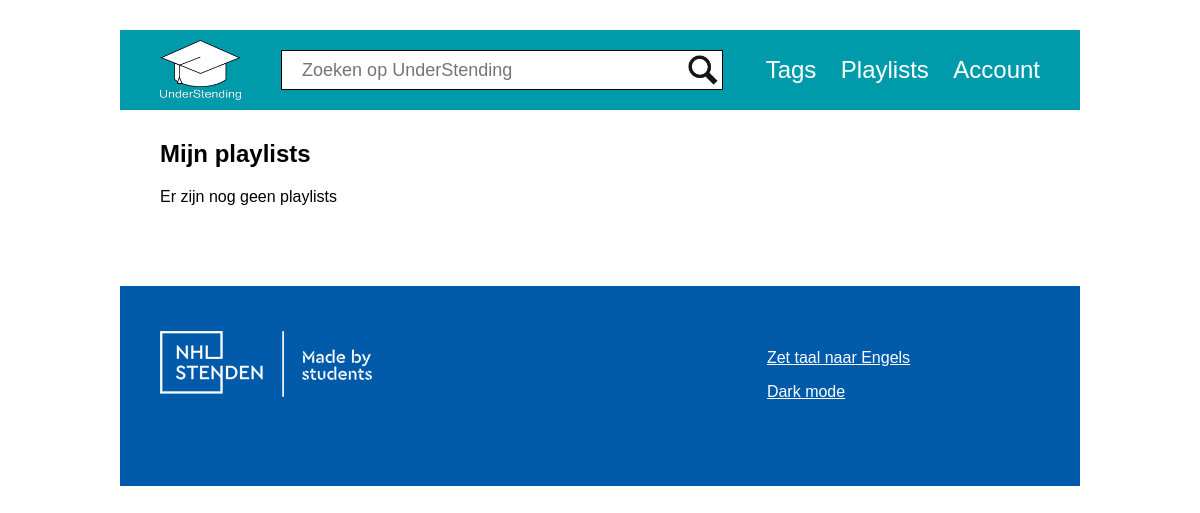
The app's page /playlists.php (signed in), older data.
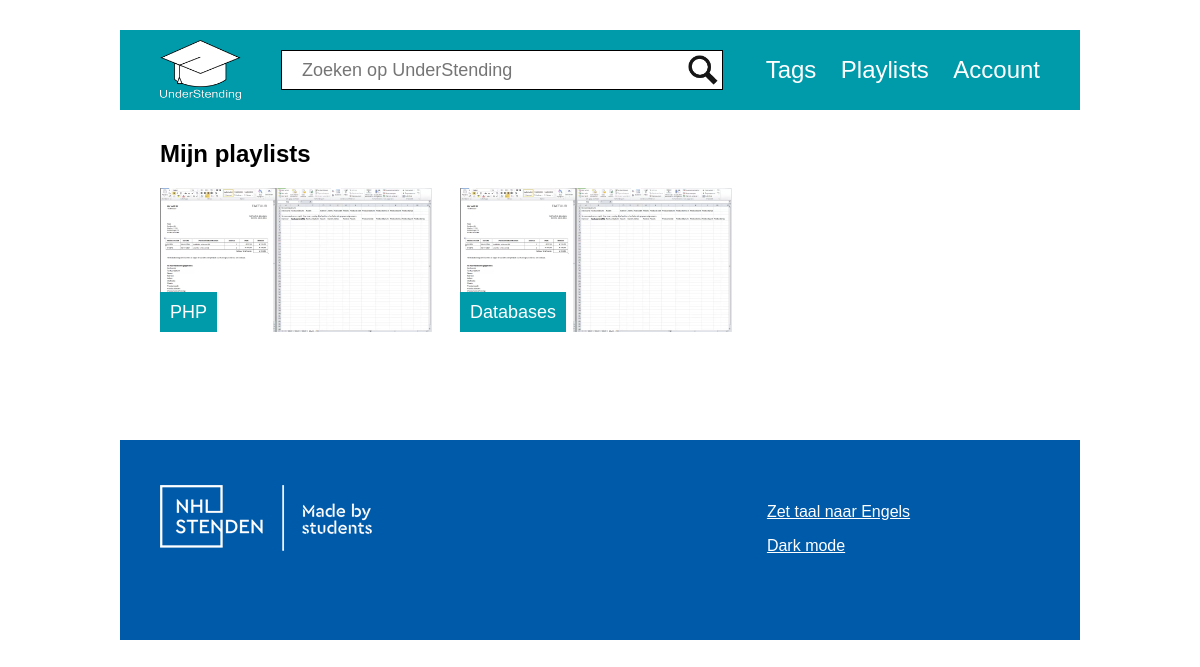
The same page, newer data.
### tables this page shows
CREATE TABLE `playlist` (
  `playlistID` int(8) NOT NULL,
  `userID` int(8) NOT NULL,
  `name` varchar(30) DEFAULT NULL
);

CREATE TABLE `video` (
  `videoID` int(11) NOT NULL,
  `uploader` int(11) NOT NULL,
  `title` varchar(50) DEFAULT NULL,
  `releaseDate` date DEFAULT NULL,
  `description` text DEFAULT NULL,
  `URL` varchar(36) DEFAULT NULL,
  `approved` tinyint(1) DEFAULT NULL,
  `thumbnail` varchar(36) NOT NULL,
  `thumbnailExtension` varchar(4) NOT NULL
);

### core/functions.php (called while the page is built, shortened)
<?php
function Fetch($query, $params = array(), $types = "")
{
	if (!$conn = mysqli_connect('localhost', 'root', '', 'understendingdb'))
	{
		return false;
	}
	else
	{
		if (!$stmt = mysqli_prepare($conn, $query))
		{
			return false;
		}
		else
		{
			if (!empty($types))
			{
				if (!mysqli_stmt_bind_param($stmt, $types, ...$params))
				{
					return false;
				}
			}
			if (!mysqli_stmt_execute($stmt))
			{
				return false;
			}
			else
			{
				$result = mysqli_stmt_get_result($stmt);
				return mysqli_fetch_all($result);
			}
		}
	}
}
function GetPlaylist($playlistId)
{
	$playlist = GetPlaylistById($playlistId);
	$playlistVideos = GetPlaylistVideosByPlaylist($playlistId);
	if ($playlist)
	{
		$getPlaylistResult = new GetPlaylistResult();
		$getPlaylistResult->playlistId = $playlist->playlistId;
		$getPlaylistResult->userId = $playlist->userId;
		$getPlaylistResult->name = $playlist->name;
		if (empty($playlistVideos))
		{
			$getPlaylistResult->thumbnailUrl = false;
		}
		else
		{
			$video = GetVideo($playlistVideos[0]->videoId);
			$getPlaylistResult->thumbnailUrl = $video->thumbnailUrl;
		}
		return $getPlaylistResult;
	}
	else
	{
		return false;
	}
}
function GetPlaylists($index, $limit)
{
	$playlists = GetPlaylistsFromDatabase($index, $limit);
	if (!$playlists)
	{
		return array();
	}
	else
	{
		$playlistsWithThumbnail = array();
		foreach ($playlists as $playlist)
		{
			$playlistsWithThumbnail[] = GetPlaylist($playlist->playlistId);
		}
		return $playlistsWithThumbnail;
	}
}
function GetPlaylistsFromDatabase($index, $limit)
{
	$result = Fetch("select * from playlist limit ?, ?", array($index, $limit), "ii");
	if ($result)
	{
		return ConvertResultToPlaylists($result);
	}
	else
	{
		return false;
	}
}
function GetPlaylistById($playlistId)
{
	$result = Fetch("select * from playlist where playlistid=?", array($playlistId), "i");
	if (!$result)
	{
		return false;
	}
	else
	{
		if (count($result) == 0)
		{
			return false;
		}
		else
		{
			return ConvertRowToPlaylist($result[0]);
		}
	}
}
function ConvertResultToPlaylists($result)
{
	$playlists = array();
	foreach ($result as $row)
	{
		$playlists[] = ConvertRowToPlaylist($row);
	}
	return $playlists;
}
function ConvertRowToPlaylist($row)
{
	$playlist = new Playlist();
	$playlist->playlistId = $row[0];
	$playlist->userId = $row[1];
	$playlist->name = $row[2];
	return $playlist;
}
function GetPlaylistVideosByPlaylist($playlistId)
{
	$playlistVideos = GetPlaylistVideosByPlaylistId($playlistId);
	if ($playlistVideos)
	{
		return $playlistVideos;
	}
	else
	{
		return array();
	}
}
function GetPlaylistVideosByPlaylistId($playlistId)
{
	$result = Fetch("select * from playlistvideo where playlistid=?", array($playlistId), "i");
	$playlistVideos = array();
	foreach ($result as $row)
	{
		$playlistVideo = new PlaylistVideo();
		$playlistVideo->videoId = $row[0];
		$playlistVideo->playlistId = $row[1];
		$playlistVideos[] = $playlistVideo;
	}
	return $playlistVideos;
}
function GetUserById($userId)
{
	$result = Fetch("select * from user where userid = ?", array($userId), "i");
	return ConvertRowToUser($result[0]);
}
function ConvertRowToUser($row)
{
	$user = new User();
	$user->userId = $row[0];
	$user->userTypeId = $row[1];
	$user->name = $row[2];
	$user->email = $row[3];
	$user->password = $row[4];
	$user->admin = $row[5];
	return $user;
}
function GetVideo($videoId)
{
	$video = GetVideoById($videoId);
	if ($video)
	{
		$user = GetUserById($video->uploader);
		$ratings = GetRatingsByVideoId($video->videoId);
		$averageRating = GetAverageRating($ratings);
		$thumbnailUrl = GetThumbnailUrl($video->thumbnailId, $video->thumbnailExtension);
		$videoUrl = GetVideoUrl($video->urlId);
		$videoResult = new GetVideoResult();
		$videoResult->videoId = $video->videoId;
		$videoResult->title = $video->title;
		$videoResult->description = $video->description;
		$videoResult->videoUrl = $videoUrl;
		$videoResult->thumbnailUrl = $thumbnailUrl;
		$videoResult->approved = $video->approved;
		$videoResult->rating = $averageRating;
		$videoResult->uploader = $user->userId;
		$videoResult->uploaderName = $user->name;
		return $videoResult;
	}
	else
	{
		return false;
	}
}
function GetAverageRating($ratings)
{
	if (empty($ratings))
	{
		return 0;
	}
	$ratingNumbers = array();
	return (array_sum($ratingNumbers) / count($ratingNumbers));
}
function GetVideoById($videoId)
{
	$result = Fetch("select * from video where videoid=?", array($videoId), "i");
	if ($result)
	{
		$row = $result[0];
		return ConvertRowToVideo($row);
	}
	else
	{
		return false;
	}
}
function GetRatingsByVideoId($videoId)
{
	$result = Fetch("select * from rating where videoid = ?", array($videoId), "i");
	if ($result)
	{
		$ratings = array();
		foreach ($result as $row)
		{
			$rating = new Rating();
			$rating->videoId = $row[0];
			$rating->userId = $row[1];
			$rating->rating = $row[2];
			$ratings[] = $rating;
		}
		return $ratings;
	}
	else
	{
		return false;
	}
}
function ConvertRowToVideo($row)
{
	$video = new Video();
	$video->videoId = $row[0];
	$video->uploader = $row[1];
	$video->title = $row[2];
	$video->releaseDate = $row[3];
	$video->description = $row[4];
	$video->urlId = $row[5];
	$video->approved = $row[6];
	$video->thumbnailId = $row[7];
	$video->thumbnailExtension = $row[8];
	return $video;
}
function GetVideoUrl($videoUrlId)
{
	return "videos/{$videoUrlId}.mp4";
}
function GetThumbnailUrl($thumbnailUrlId, $extension)
{
	return "imgs/thumbnails/{$thumbnailUrlId}.{$extension}";
}
?>

### playlists.php (the view)
<?php include "includes/topinclude.php" ?>
<?php $playlists = getPlaylists(0, 50); ?>
	<div class="content">
		<div class="blocks-container">
			<?php if ($_SESSION['language'] == "en") {?>
				<h2>My playlists</h2>
			<?php } else { ?>
				<h2>Mijn playlists</h2>
			<?php } ?>
			<div class="blocks">
				<?php if(!empty($playlists)) {
					foreach($playlists as $playlist) {
						echo "<a href='playlist.php?id=" . $playlist->playlistId . "'>";
							echo "<div class='block'>";
								echo "<div class='block-naam tag-naam'>";
									echo $playlist->name;
								echo "</div>";
								if(!$playlist->thumbnailUrl) {
									echo "<img src='imgs/video-placeholder.jpg' />";
								} else {
									echo "<img src='" . $playlist->thumbnailUrl . "' />";
								}
							echo "</div>";
						echo "</a>";
					}
				} else {
					if ($_SESSION['language'] == "en") {
						echo "<p>There are no playlists yet</p>";
					} else {
						echo "<p>Er zijn nog geen playlists</p>";
					}
				} ?>
			</div>
		</div>
	</div>
<?php include "includes/bottominclude.php" ?>

Row changes from the older to the newer data that the page shows:
added playlist: name "PHP", video.thumbnail+thumbnailExtension (picture)
added playlist: name "Databases", video.thumbnail+thumbnailExtension (picture)
Text that changed along with them:
text no longer shown: "Er zijn nog geen playlists"
